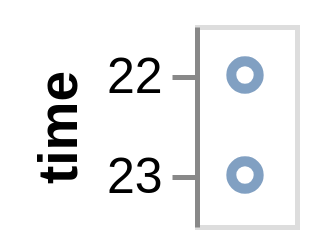

Express this chart as Vega-Lite.
### Vega specification from a JSON file in a GitHub repository (floating-point values rounded to 4 significant figures)
{"$schema": "https://vega.github.io/schema/vega/v5.json", "description": "Google's stock price over time.", "background": "white", "padding": 5, "width": 20, "style": "cell", "data": [{"name": "source_0", "values": [{"date": "10 Oct 2011 22:48:00"}, {"date": "11 Oct 2022 23:00:00"}]}, {"name": "data_0", "source": "source_0", "transform": [{"type": "formula", "expr": "toDate(datum[\"date\"])", "as": "date"}, {"type": "formula", "as": "hours_date", "expr": "datetime(0, 0, 1, hours(datum[\"date\"]), 0, 0, 0)"}]}], "signals": [{"name": "y_step", "value": 20}, {"name": "height", "update": "bandspace(domain('y').length, 1, 0.5) * y_step"}, {"name": "width", "update": "width"}], "marks": [{"name": "marks", "type": "symbol", "style": ["point"], "from": {"data": "data_0"}, "encode": {"update": {"opacity": {"value": 0.7}, "fill": {"value": "transparent"}, "stroke": {"value": "#4c78a8"}, "x": {"signal": "width", "mult": 0.5}, "y": {"scale": "y", "field": "hours_date"}}}}], "scales": [{"name": "y", "type": "point", "domain": {"data": "data_0", "field": "hours_date", "sort": true}, "range": {"step": {"signal": "y_step"}}, "padding": 0.5}], "axes": [{"scale": "y", "orient": "left", "grid": false, "title": "time", "labelOverlap": true, "encode": {"labels": {"update": {"text": {"signal": "timeFormat(datum.value, '%H')"}}}}, "zindex": 0}], "config": {"background": "white"}}
